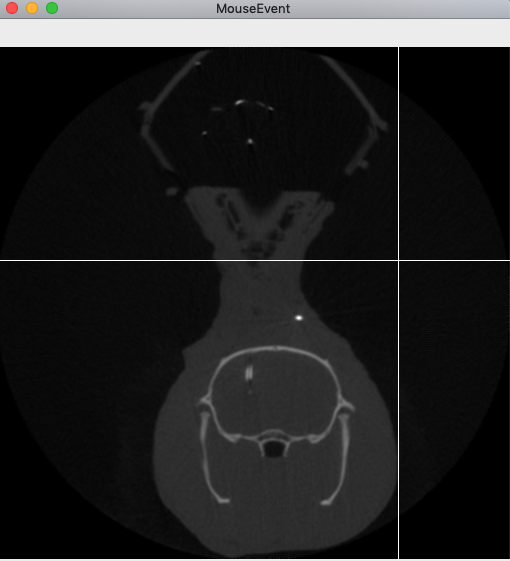
#> input picture images/ct.png, 510 x 561 px; its folder holds only this picture in this run
$ python -i lib.py   (imports and definitions only)
#> lines starting #> are read from the running program, lines starting #| are printed output that depends on the picture; after the words box and inside, x2 and y2 are one past the last pixel; in counts of white or black regions, pixels touching at a corner belong together
import pydicom as dicom
import cv2
import os
import tifffile
import numpy as np
from config import *

# [10 lines left out: function canny, not called in this run]

def find_contours(img):
    ret,thresh = cv2.threshold(img,20,255,0)
    thresh= cv2.bitwise_not(thresh)

    contours, hierarchy = cv2.findContours(thresh, cv2.RETR_CCOMP, cv2.CHAIN_APPROX_SIMPLE)

    shaped_img = cv2.cvtColor(img,cv2.COLOR_BGR2RGB)

    for i in range(len(contours)):

        if hierarchy[0][i][3] == -1:
            cv2.drawContours(shaped_img, contours, i, (0, 255, 0), 2)
        else:
            cv2.drawContours(shaped_img, contours, i, (0, 255, 255), 2)
    return shape_image

# [91 lines left out: functions find_limit, onMouse, pointout_to_template, read_image, shape_image, not called in this run]

>>> import cv2
>>> picture = cv2.imread('images/ct.png')
#> picture is the input picture: shape (561, 510, 3); mean B, G, R 35, 34.9, 34.9
>>> result = find_contours(picture)
#> in find_contours, `ret,thresh = cv2.threshold(img,20,255,0)`:
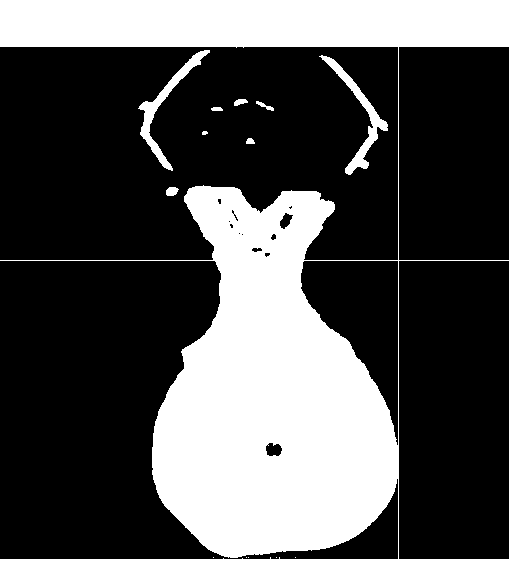
#> thresh: shape (561, 510, 3); 31.3% white; 14 white regions (5 under 20 px), largest, box (x1, y1, x2, y2) and area: (0, 0, 510, 561) 86672, (319, 55, 388, 175) 1307, (138, 50, 210, 171) 1269
#> (the run stopped early here; a loop or call above may not have finished)

$ run again, on images/selected.png
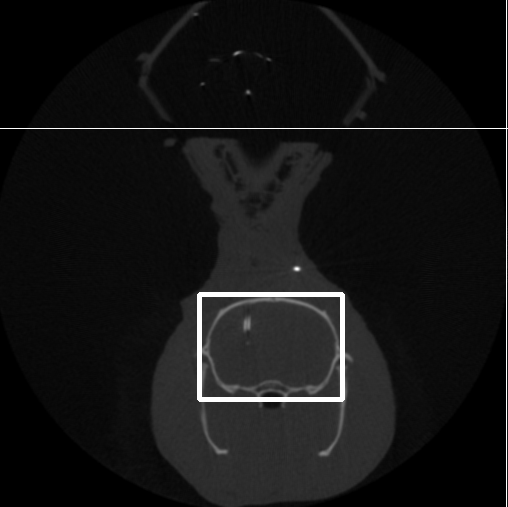
#> input picture images/selected.png, 508 x 507 px
#> picture is the input picture: shape (507, 508, 3); min 0, max 255, mean 20.1
#> in find_contours, `ret,thresh = cv2.threshold(img,20,255,0)`:
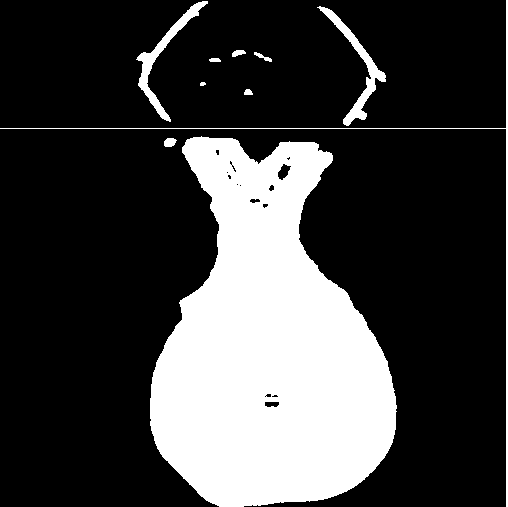
#> thresh: shape (507, 508, 3); 25.1% white; 10 white regions, largest, box (x1, y1, x2, y2) and area: (150, 136, 397, 507) 60288, (0, 0, 508, 507) 1520, (317, 6, 386, 126) 1307

$ run again, on images/staining.png
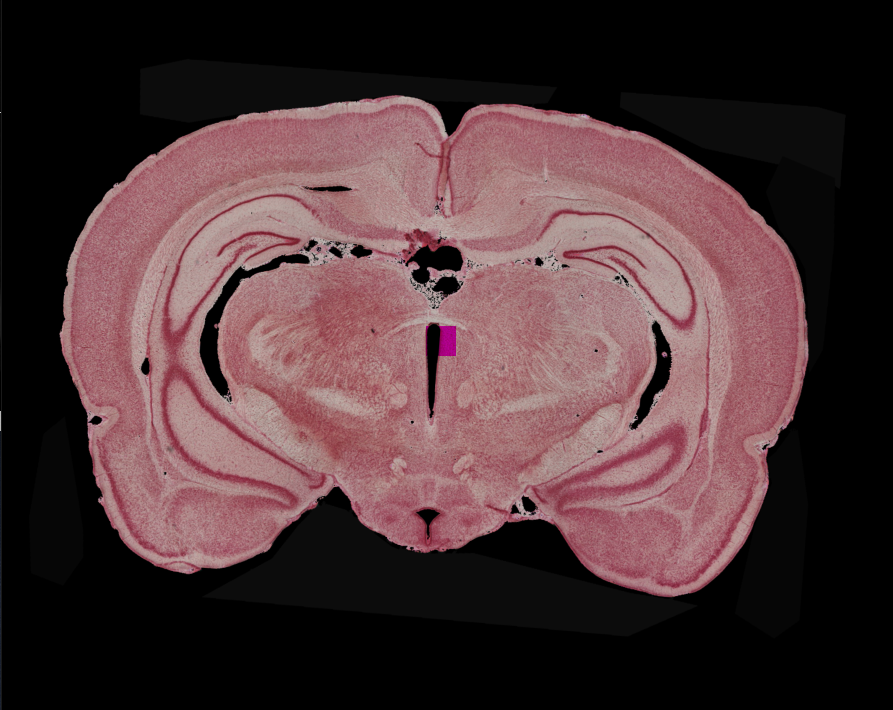
#> input picture images/staining.png, 893 x 710 px
#> picture is the input picture: shape (710, 893, 3); mean B, G, R 55.4, 53.2, 76
#> in find_contours, `ret,thresh = cv2.threshold(img,20,255,0)`:
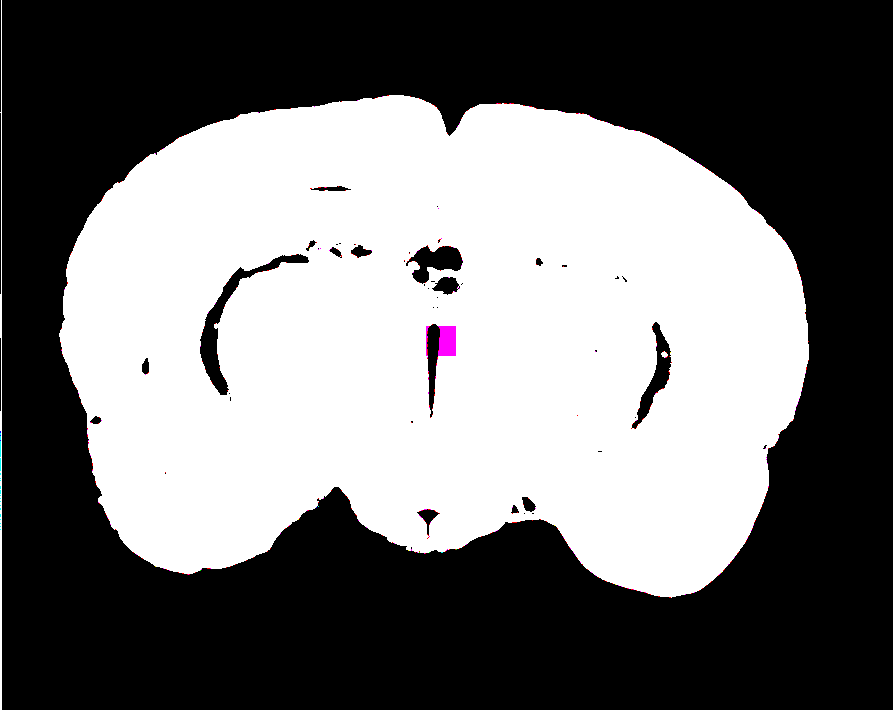
#> thresh: shape (710, 893, 3); mean B, G, R 116.2, 115.9, 116.3
#> in find_contours, `thresh= cv2.bitwise_not(thresh)`:
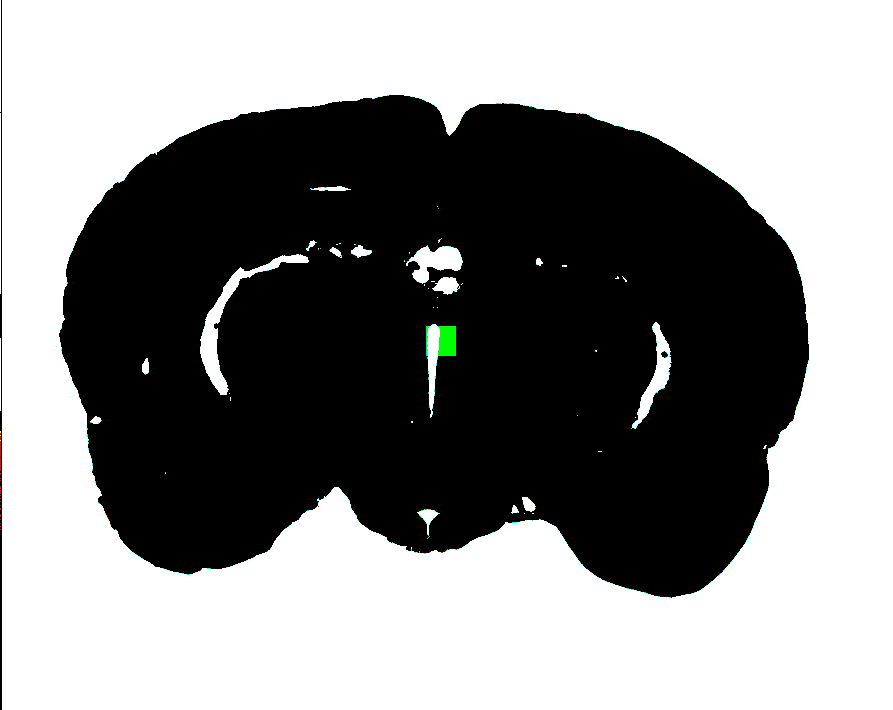
#> thresh: shape (710, 893, 3); mean B, G, R 138.8, 139.1, 138.7
